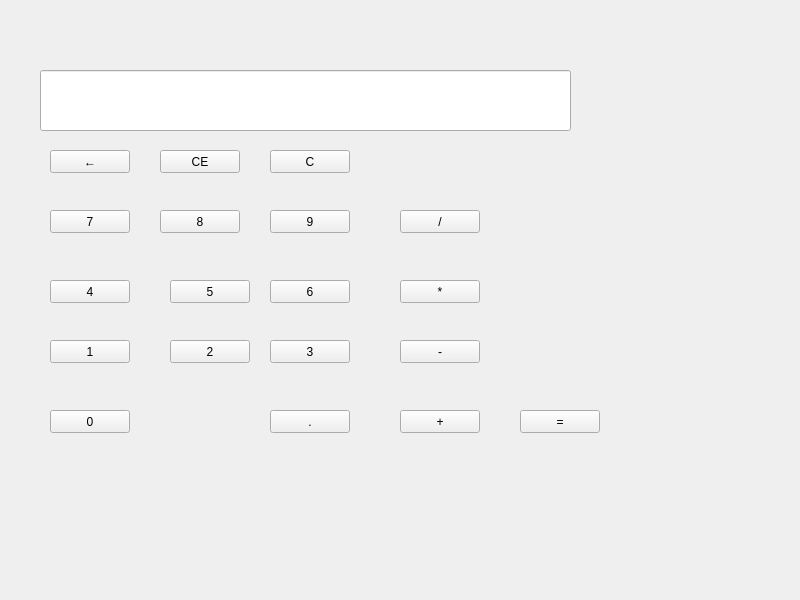
<?xml version="1.0" encoding="UTF-8"?>
<ui version="4.0">
 <class>Widget</class>
 <widget class="QWidget" name="Widget">
  <property name="geometry">
   <rect>
    <x>0</x>
    <y>0</y>
    <width>800</width>
    <height>600</height>
   </rect>
  </property>
  <property name="windowTitle">
   <string>Widget</string>
  </property>
  <widget class="QLineEdit" name="showLe">
   <property name="geometry">
    <rect>
     <x>40</x>
     <y>70</y>
     <width>531</width>
     <height>61</height>
    </rect>
   </property>
  </widget>
  <widget class="QPushButton" name="backPb">
   <property name="geometry">
    <rect>
     <x>50</x>
     <y>150</y>
     <width>80</width>
     <height>23</height>
    </rect>
   </property>
   <property name="text">
    <string>←</string>
   </property>
  </widget>
  <widget class="QPushButton" name="cePb">
   <property name="geometry">
    <rect>
     <x>160</x>
     <y>150</y>
     <width>80</width>
     <height>23</height>
    </rect>
   </property>
   <property name="text">
    <string>CE</string>
   </property>
  </widget>
  <widget class="QPushButton" name="cPb">
   <property name="geometry">
    <rect>
     <x>270</x>
     <y>150</y>
     <width>80</width>
     <height>23</height>
    </rect>
   </property>
   <property name="text">
    <string>C</string>
   </property>
  </widget>
  <widget class="QPushButton" name="sevenPb">
   <property name="geometry">
    <rect>
     <x>50</x>
     <y>210</y>
     <width>80</width>
     <height>23</height>
    </rect>
   </property>
   <property name="text">
    <string>7</string>
   </property>
  </widget>
  <widget class="QPushButton" name="eightPb">
   <property name="geometry">
    <rect>
     <x>160</x>
     <y>210</y>
     <width>80</width>
     <height>23</height>
    </rect>
   </property>
   <property name="text">
    <string>8</string>
   </property>
  </widget>
  <widget class="QPushButton" name="ninePb">
   <property name="geometry">
    <rect>
     <x>270</x>
     <y>210</y>
     <width>80</width>
     <height>23</height>
    </rect>
   </property>
   <property name="text">
    <string>9</string>
   </property>
  </widget>
  <widget class="QPushButton" name="fourPb">
   <property name="geometry">
    <rect>
     <x>50</x>
     <y>280</y>
     <width>80</width>
     <height>23</height>
    </rect>
   </property>
   <property name="text">
    <string>4</string>
   </property>
  </widget>
  <widget class="QPushButton" name="fivePb">
   <property name="geometry">
    <rect>
     <x>170</x>
     <y>280</y>
     <width>80</width>
     <height>23</height>
    </rect>
   </property>
   <property name="text">
    <string>5</string>
   </property>
  </widget>
  <widget class="QPushButton" name="sixPb">
   <property name="geometry">
    <rect>
     <x>270</x>
     <y>280</y>
     <width>80</width>
     <height>23</height>
    </rect>
   </property>
   <property name="text">
    <string>6</string>
   </property>
  </widget>
  <widget class="QPushButton" name="onePb">
   <property name="geometry">
    <rect>
     <x>50</x>
     <y>340</y>
     <width>80</width>
     <height>23</height>
    </rect>
   </property>
   <property name="text">
    <string>1</string>
   </property>
  </widget>
  <widget class="QPushButton" name="twoPb">
   <property name="geometry">
    <rect>
     <x>170</x>
     <y>340</y>
     <width>80</width>
     <height>23</height>
    </rect>
   </property>
   <property name="text">
    <string>2</string>
   </property>
  </widget>
  <widget class="QPushButton" name="threePb">
   <property name="geometry">
    <rect>
     <x>270</x>
     <y>340</y>
     <width>80</width>
     <height>23</height>
    </rect>
   </property>
   <property name="text">
    <string>3</string>
   </property>
  </widget>
  <widget class="QPushButton" name="divPb">
   <property name="geometry">
    <rect>
     <x>400</x>
     <y>210</y>
     <width>80</width>
     <height>23</height>
    </rect>
   </property>
   <property name="text">
    <string>/</string>
   </property>
  </widget>
  <widget class="QPushButton" name="multiplyPb">
   <property name="geometry">
    <rect>
     <x>400</x>
     <y>280</y>
     <width>80</width>
     <height>23</height>
    </rect>
   </property>
   <property name="text">
    <string>*</string>
   </property>
  </widget>
  <widget class="QPushButton" name="subtractPb">
   <property name="geometry">
    <rect>
     <x>400</x>
     <y>340</y>
     <width>80</width>
     <height>23</height>
    </rect>
   </property>
   <property name="text">
    <string>-</string>
   </property>
  </widget>
  <widget class="QPushButton" name="zeroPb">
   <property name="geometry">
    <rect>
     <x>50</x>
     <y>410</y>
     <width>80</width>
     <height>23</height>
    </rect>
   </property>
   <property name="text">
    <string>0</string>
   </property>
  </widget>
  <widget class="QPushButton" name="pointPb">
   <property name="geometry">
    <rect>
     <x>270</x>
     <y>410</y>
     <width>80</width>
     <height>23</height>
    </rect>
   </property>
   <property name="text">
    <string>.</string>
   </property>
  </widget>
  <widget class="QPushButton" name="plusPb">
   <property name="geometry">
    <rect>
     <x>400</x>
     <y>410</y>
     <width>80</width>
     <height>23</height>
    </rect>
   </property>
   <property name="text">
    <string>+</string>
   </property>
  </widget>
  <widget class="QPushButton" name="equalPb">
   <property name="geometry">
    <rect>
     <x>520</x>
     <y>410</y>
     <width>80</width>
     <height>23</height>
    </rect>
   </property>
   <property name="text">
    <string>=</string>
   </property>
  </widget>
 </widget>
 <resources/>
 <connections/>
</ui>
